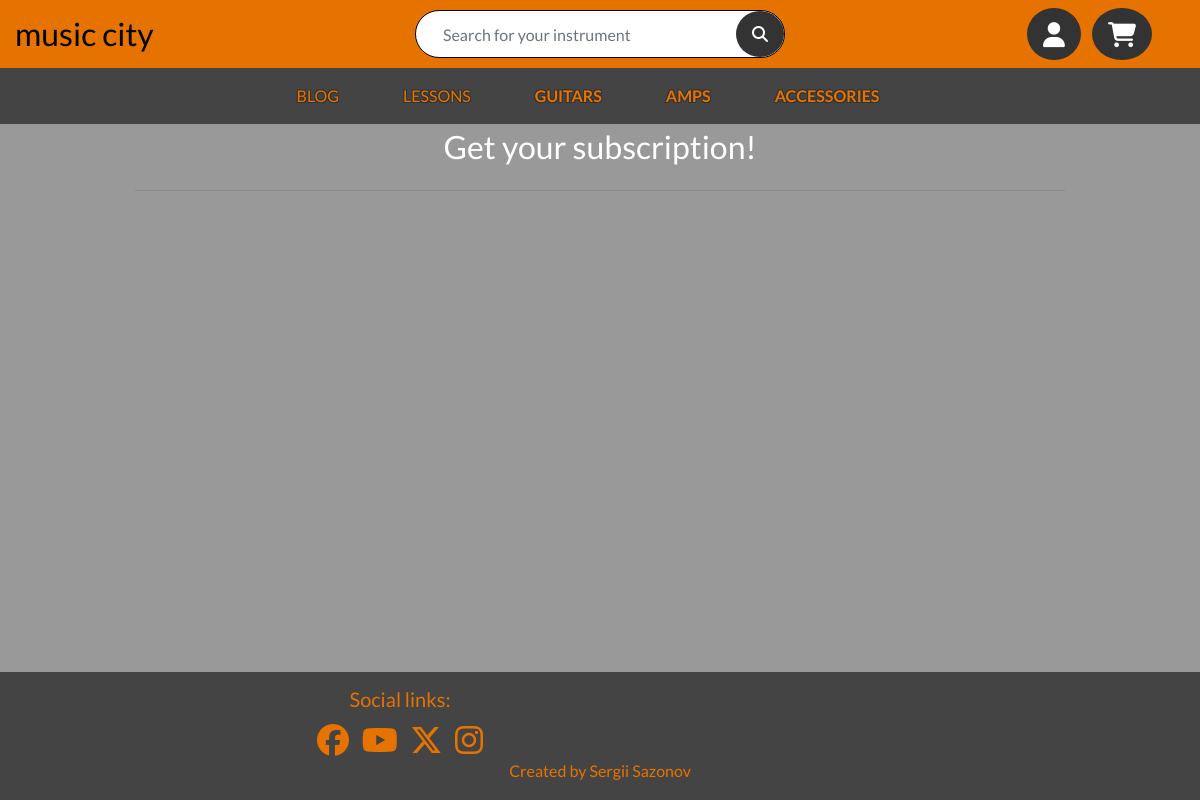
/lessons/subscription/, run on an earlier commit of the app's database.
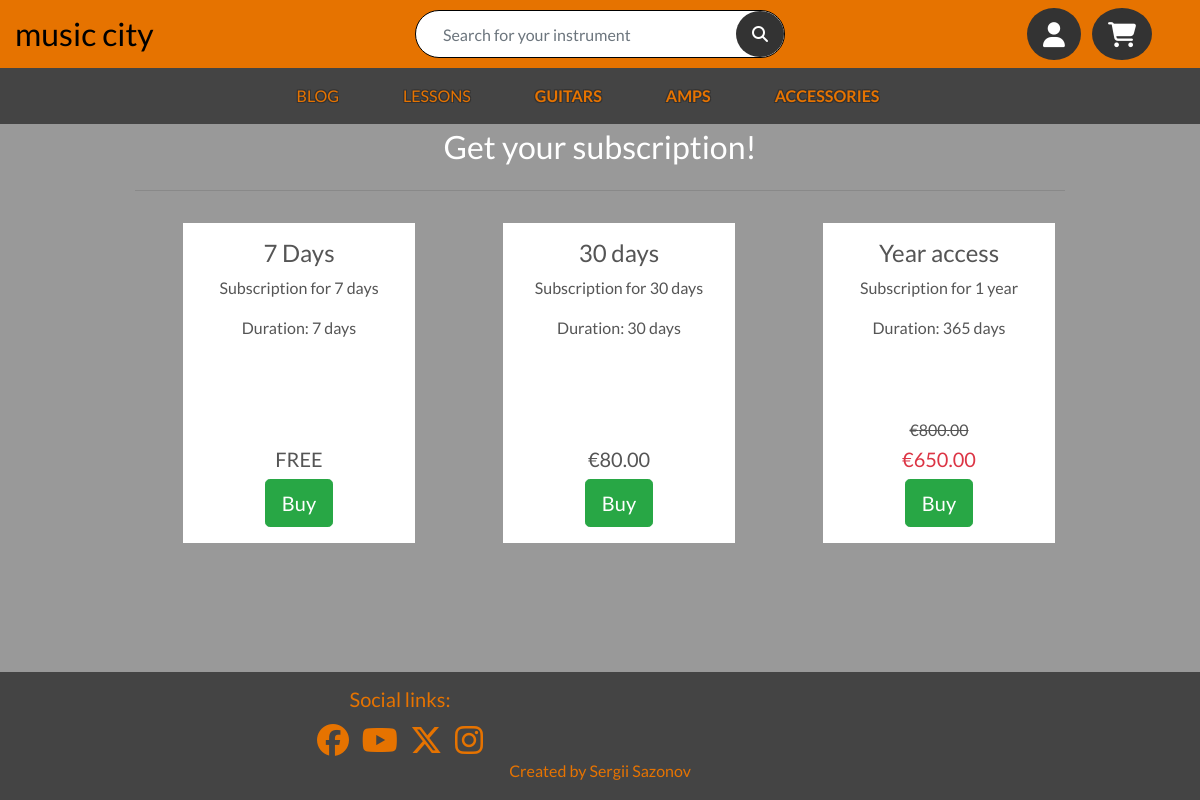
And on a later commit of the database.
### lessons/models.py (models this page shows, shortened)
class Subscription(models.Model):
    name = models.CharField(max_length=40)
    description = models.TextField()
    duration = models.IntegerField()
    price = models.DecimalField(max_digits=6, decimal_places=2)
    promotional_price = models.DecimalField(max_digits=6, decimal_places=2, null=True, blank=True)
    is_active = models.BooleanField(default=True)
    image = models.ImageField(null=True, blank=True)

### lessons/views.py (the view, shortened to what this page needs)
# urls.py: path('subscription/', views.check_subscription, name="check_subscription"),
def check_subscription(request):
    if request.user.is_superuser:  # Show all subscriptions to the admin (including disabled)
        subscriptions = Subscription.objects.all().order_by('duration')
    else:
        subscriptions = Subscription.objects.filter(is_active=True).order_by('duration')
    context = {
        'subscriptions': subscriptions,
    }
    return render(request, 'lessons/subscriptions.html', context)

### bag/contexts.py (called while the page is built, shortened)
def bag_contents(request):
    bag_items = []
    total = 0
    product_count = 0
    bag = request.session.get('bag', {})
    if total < settings.FREE_DELIVERY_THRESHOLD:
        delivery = total * Decimal(settings.STANDARD_DELIVERY_PERCENTAGE)
        free_delivery_delta = settings.FREE_DELIVERY_THRESHOLD - total
    else:
        delivery = 0
        free_delivery_delta = 0
    grand_total = total + delivery
    context = {
        'bag_items': bag_items,
        'total': total,
        'product_count': product_count,
        'delivery': delivery,
        'free_delivery_delta': free_delivery_delta,
        'free_delivery_threshold': settings.FREE_DELIVERY_THRESHOLD,
        'grand_total': grand_total,
    }
    return context

### lessons/templates/lessons/subscriptions.html (shortened to what this page needs)
{% extends "base.html" %}
{% load static %}
{% block page_header %}
    <div class="header-container">
    </div>
{% endblock %}
{% block content %}
    <div class="container">
        <div class="row text-center">
            <div class="col">
                <h2 class="text-white">Get your subscription!</h2>
            </div>
        </div>
        <hr>
        <div class="row">
            {% for subscription in subscriptions %}
                <div class="col-lg col-md-6 col-sm-12 text-center">
                    <div class="container subscription-container my-3 mx-xl-5 position-relative bg-white p-3">
                        <div class="container-fluid">
                            <h4>{{ subscription.name }}</h4>
                            <p>{{ subscription.description}}</p>
                            <p>Duration: {{ subscription.duration}} days</p>
                        </div>
                        <div class="container-fluid align-bottom mb-3">
                            {% if subscription.promotional_price %}
                                <h6 class="strikethrough">€{{ subscription.price }}</h6>
                                <h5 class="text-danger">€{{ subscription.promotional_price }}</h5>
                            {% elif subscription.price == 0 %}
                                <h5>FREE</h5>
                            {% else %}
                                <h5>€{{ subscription.price }}</h5>
                            {% endif %}
                            {% if subscription.is_active %}
                                <form action="{% url 'purchase_subscription' subscription.id %}" method="POST">
                                    <button class="btn btn-lg btn-success">Buy</button>
                                </form>
                            {% endif %}
                        </div>
                    </div>
                </div>
            {% endfor %}
        </div>
    </div>
{% endblock %}

### templates/base.html (shortened to what this page needs)
{% load static %}
<!doctype html>
<html lang="en">
    <head>
        {% block corecss %}
            <link rel="stylesheet" href="https://cdn.jsdelivr.net/npm/bootstrap@4.4.1/dist/css/bootstrap.min.css">
            <link rel="stylesheet" href="{% static 'css/base.css' %}">
        {% endblock %}
    </head>
    <body>
        <header class="container-fluid fixed-top">
            <div id="topnav" class="row pt-lg-2 d-none d-lg-flex header-bg pb-2">
                <div class="col-12 col-lg-4 my-auto py-1 py-lg-0 text-center text-lg-left">
                    <a href="{% url 'home' %}" class="text-decoration-none main-logo-link">
                        <h2 class="logo-font text-black my-0">music city</h2>
                    </a>
                </div>
                <div class="col-12 col-lg-4 my-auto py-1 py-lg-0">
                    <form method="GET" action="{% url 'products' %}">
                        <div class="input-group d-flex align-items-center w-100 search-bar">
                            <input class="form-control border-0 " type="text" name="q" placeholder="Search for your instrument">
                            <div class="input-group-append">
                                <button class="btn btn-secondary border-0 rounded-circle" type="submit">
                                    <i class="fas fa-search"></i>
                                </button>
                            </div>
                        </div>
                    </form>
                </div>
                <div class="col-12 col-lg-4 my-auto py-1 py-lg-0 pr-5 d-flex justify-content-end">
                    <ul class="list-inline list-unstyled text-center my-0">
                        <li class="list-inline-item dropdown">
                            <a class="text-black btn btn-lg btn-secondary border-0 rounded-circle" href="#" id="user-options" data-toggle="dropdown" aria-haspopup="true" aria-expanded="false">
                                <div class="text-center">
                                    <div><i class="fas fa-user fa-lg"></i></div>
                                </div>
                            </a>
                        </li>
                        <li class="list-inline-item">
                            <a class="{% if grand_total %} text-info font-weight-bold{% else %}text-black{% endif %} btn btn-lg btn-secondary border-0 rounded-circle" href="{% url 'view_bag' %}">
                                <div class="text-center">
                                    <div><i class="fa-solid fa-cart-shopping fa-lg"></i></div>
                                </div>
                            </a>
                        </li>
                    </ul>
                </div>
            </div>
            <div class="row main-nav">
                <nav class="navbar navbar-expand-lg w-100">
                    {% include 'includes/main_nav.html' %}
                </nav>
            </div>
        </header>
        {% block page_header %}
        {% endblock %}
        <div class="content-area">
            {% block content %}
            {% endblock %}
        </div>
        <footer class="container-fluid">
            <div class="row">
                <div class="col-2"></div>
                <div class="col-4 text-center social-links">
                    <h5>Social links:</h5>
                    <a>
                        <i class="fa-brands fa-facebook fa-2x"></i>
                    </a>
                    <a>
                        <i class="fa-brands fa-youtube fa-2x"></i>
                    </a>
                    <a>
                        <i class="fa-brands fa-x-twitter fa-2x"></i>
                    </a>
                    <a>
                        <i class="fa-brands fa-instagram fa-2x"></i>
                    </a>
                </div>
                <div class="col-4">
                </div>
                <div class="col-2"></div>
            </div>
            <div class="row">
                <div class="col text-center">
                    <h6>Created by Sergii Sazonov</h6>
                </div>
            </div>
        </footer>
    </body>
</html>

### templates/includes/main_nav.html (shortened to what this page needs)
<div class="collapse navbar-collapse" id="main-nav">
    <ul class="navbar-nav w-auto mx-auto outlined">
        <li class="nav-item">
            <a class="nav-link text-uppercase mr-5" href="#">Blog</a>
        </li>
        <li class="nav-item">
            <a class="nav-link text-uppercase mr-5" href="{% url 'check_subscription' %}">Lessons</a>
        </li>
        <li class="nav-item dropdown">
            <a class="logo-font font-weight-bold text-uppercase nav-link mr-5" href="#" id="guitars-link" data-toggle="dropdown" aria-haspopup="true" aria-expanded="false">
                Guitars
            </a>
        </li>
        <li class="nav-item dropdown">
            <a class="logo-font font-weight-bold text-uppercase nav-link mr-5" href="#" id="drums-link" data-toggle="dropdown" aria-haspopup="true" aria-expanded="false">
                Amps
            </a>
        </li>
        <li class="nav-item dropdown">
            <a class="logo-font font-weight-bold text-uppercase nav-link mr-5" href="#" id="accessories-link" data-toggle="dropdown" aria-haspopup="true" aria-expanded="false">
                Accessories
            </a>
        </li>
    </ul>
</div>

### static/css/base.css (style rules this page uses)
html { height: 100%; }
body { color: #555; background-color: #999; font-family: 'Lato'; }
.logo-font { text-transform: lowercase; }
.strikethrough { text-decoration: line-through; }
.outlined { text-shadow: -1px -1px 0 #333, 1px -1px 0 #333, -1px 1px 0 #333, 1px 1px 0 #333; }
.align-bottom { position: absolute; bottom: 0; left: 0; margin: auto 0; }
.main-logo-link { width: fit-content; }
.text-black { color: #000 !important; }
.btn-secondary { background-color: #333 !important; color: white !important; padding: 1rem 1.3rem; }
.search-bar { background-color: white; border: 2px solid #e67300; border-radius: 3rem; padding-left: 15px; }
header { height: 5.5rem; background-color: #e67300; }
.header-container { padding-top: 8rem; }
.nav-link { color: #e67300; }
.content-area { min-height: calc(100vh - 16rem); }
footer { height: 8rem; color: #e67300; background-color: #444; padding: 15px; }
.social-links i { margin: 0.3rem 0.3rem; }
.subscription-container { height: 20rem; }
@media (min-width: 1200px) { .container { max-width: 80%; } }
@media (min-width: 992px) { .main-nav { background-color: #444; } }
@media (min-width: 992px) { .btn-secondary { padding: .7rem 1rem; } }
@media (min-width: 992px) { .search-bar { border: 1px solid black; } }

What changed in the data, as far as the page shows it:
added Subscription: name "7 Days", description "Subscription for 7 days", duration "7", price "FREE", is_active "Buy"
added Subscription: name "30 days", description "Subscription for 30 days", duration "30", price "80.00", is_active "Buy"
added Subscription: name "Year access", description "Subscription for 1 year", duration "365", price "800.00", promotional_price "650.00", is_active "Buy"
